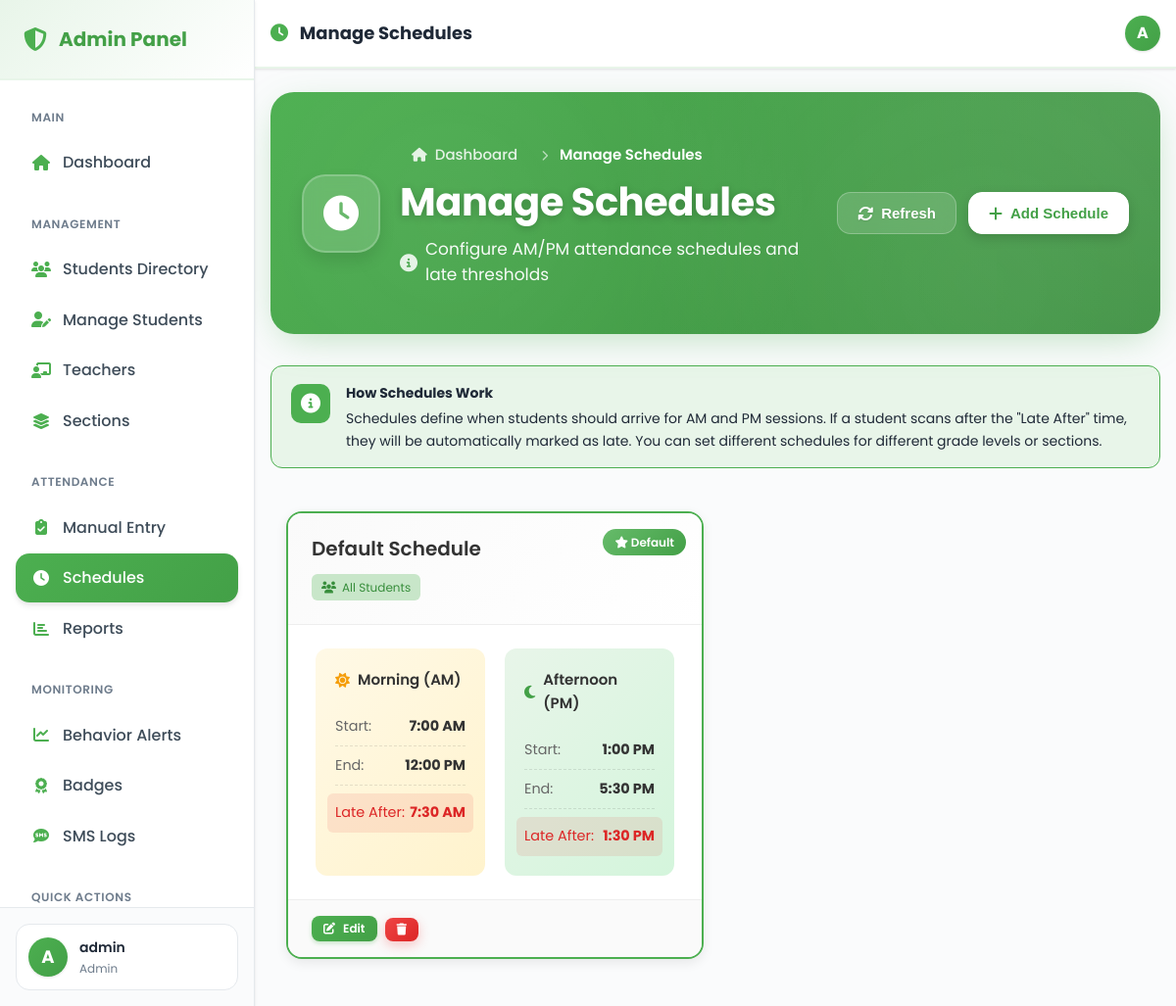
/admin/manage_schedules.php (signed in), run on the app's committed database.
### tables this page shows
CREATE TABLE `attendance_schedules` (
  `id` int NOT NULL,
  `schedule_name` varchar(100) NOT NULL DEFAULT 'Default Schedule',
  `grade_level` varchar(50) DEFAULT NULL COMMENT 'Specific grade level or NULL for all',
  `section_id` int DEFAULT NULL COMMENT 'Specific section or NULL for all',
  `morning_start` time NOT NULL DEFAULT '07:00:00',
  `morning_end` time NOT NULL DEFAULT '12:00:00',
  `morning_late_after` time NOT NULL DEFAULT '07:30:00' COMMENT 'Time after which student is marked late',
  `afternoon_start` time NOT NULL DEFAULT '13:00:00',
  `afternoon_end` time NOT NULL DEFAULT '17:00:00',
  `afternoon_late_after` time NOT NULL DEFAULT '13:30:00' COMMENT 'Time after which student is marked late',
  `is_default` tinyint(1) DEFAULT '0' COMMENT 'Default schedule if no specific match',
  `is_active` tinyint(1) DEFAULT '1',
  `created_at` timestamp NULL DEFAULT CURRENT_TIMESTAMP,
  `updated_at` timestamp NULL DEFAULT CURRENT_TIMESTAMP ON UPDATE CURRENT_TIMESTAMP
);

### admin/manage_schedules.php (the view, shortened to what this page needs)
<?php
require_once 'config.php';
$pageTitle = 'Manage Schedules';
$pageIcon = 'clock';
try {
    $schedulesStmt = $pdo->query("
        SELECT s.*, sec.section_name
        FROM attendance_schedules s
        LEFT JOIN sections sec ON s.section_id = sec.id
        ORDER BY s.is_default DESC, s.schedule_name
    ");
    $schedules = $schedulesStmt->fetchAll(PDO::FETCH_ASSOC);
} catch (Exception $e) {
    $schedules = [];
}
include 'includes/header_modern.php';
?>
<div class="page-header-enhanced">
    <div class="page-header-background">
        <div class="header-gradient-overlay"></div>
        <div class="header-pattern"></div>
    </div>
    <div class="page-header-content-enhanced">
        <div class="page-title-section">
            <div class="page-icon-enhanced">
                <i class="fas fa-<?php echo $pageIcon; ?>"></i>
            </div>
            <div class="page-title-content">
                <div class="breadcrumb-nav">
                    <a href="dashboard.php" class="breadcrumb-link">
                        <i class="fas fa-home"></i>
                        <span>Dashboard</span>
                    </a>
                    <i class="fas fa-chevron-right breadcrumb-separator"></i>
                    <span class="breadcrumb-current"><?php echo $pageTitle; ?></span>
                </div>
                <h1 class="page-title-enhanced"><?php echo $pageTitle; ?></h1>
                <p class="page-subtitle-enhanced">
                    <i class="fas fa-info-circle"></i>
                    <span>Configure AM/PM attendance schedules and late thresholds</span>
                </p>
            </div>
        </div>
        <div class="page-actions-enhanced">
            <button class="btn-header btn-header-secondary" onclick="window.location.reload()">
                <i class="fas fa-sync-alt"></i>
                <span>Refresh</span>
            </button>
            <button class="btn-header btn-header-primary" onclick="showAddScheduleModal()">
                <i class="fas fa-plus"></i>
                <span>Add Schedule</span>
            </button>
        </div>
    </div>
</div>
<div class="alert alert-info">
    <div class="alert-icon">
        <i class="fas fa-info-circle"></i>
    </div>
    <div class="alert-content">
        <strong>How Schedules Work</strong>
        <p style="margin: var(--space-1) 0 0; line-height: 1.6;">
            Schedules define when students should arrive for AM and PM sessions. If a student scans after the "Late After" time,
            they will be automatically marked as late. You can set different schedules for different grade levels or sections.
        </p>
    </div>
</div>
<div class="content-wrapper">
    <div class="schedules-grid">
        <?php if (empty($schedules)): ?>
            <div class="empty-state">
                <i class="fas fa-clock"></i>
                <h3>No Schedules Configured</h3>
                <p>Add a schedule to start tracking attendance times.</p>
            </div>
        <?php else: ?>
            <?php foreach ($schedules as $schedule): ?>
                <div class="schedule-card <?php echo $schedule['is_default'] ? 'default' : ''; ?> <?php echo !$schedule['is_active'] ? 'inactive' : ''; ?>">
                    <?php if ($schedule['is_default']): ?>
                        <div class="default-badge">
                            <i class="fas fa-star"></i> Default
                        </div>
                    <?php endif; ?>
                    <div class="schedule-header">
                        <h3><?php echo htmlspecialchars($schedule['schedule_name']); ?></h3>
                        <div class="schedule-meta">
                            <?php if (!$schedule['grade_level'] && !$schedule['section_name']): ?>
                                <span class="meta-badge all">
                                    <i class="fas fa-users"></i>
                                    All Students
                                </span>
                            <?php endif; ?>
                        </div>
                    </div>
                    <div class="schedule-times">
                        <div class="time-block am">
                            <div class="time-label">
                                <i class="fas fa-sun"></i> Morning (AM)
                            </div>
                            <div class="time-details">
                                <div class="time-row">
                                    <span>Start:</span>
                                    <strong><?php echo date('g:i A', strtotime($schedule['morning_start'])); ?></strong>
                                </div>
                                <div class="time-row">
                                    <span>End:</span>
                                    <strong><?php echo date('g:i A', strtotime($schedule['morning_end'])); ?></strong>
                                </div>
                                <div class="time-row late">
                                    <span>Late After:</span>
                                    <strong><?php echo date('g:i A', strtotime($schedule['morning_late_after'])); ?></strong>
                                </div>
                            </div>
                        </div>
                        <div class="time-block pm">
                            <div class="time-label">
                                <i class="fas fa-moon"></i> Afternoon (PM)
                            </div>
                            <div class="time-details">
                                <div class="time-row">
                                    <span>Start:</span>
                                    <strong><?php echo date('g:i A', strtotime($schedule['afternoon_start'])); ?></strong>
                                </div>
                                <div class="time-row">
                                    <span>End:</span>
                                    <strong><?php echo date('g:i A', strtotime($schedule['afternoon_end'])); ?></strong>
                                </div>
                                <div class="time-row late">
                                    <span>Late After:</span>
                                    <strong><?php echo date('g:i A', strtotime($schedule['afternoon_late_after'])); ?></strong>
                                </div>
                            </div>
                        </div>
                    </div>
                    <div class="schedule-actions">
                        <button type="button" class="btn btn-sm btn-primary"
                                onclick='editSchedule(<?php echo json_encode($schedule); ?>)'>
                            <i class="fas fa-edit"></i> Edit
                        </button>
                        <form method="POST" style="display:inline;"
                              onsubmit="return confirm('Delete this schedule?');">
                            <button type="submit" class="btn btn-sm btn-danger">
                                <i class="fas fa-trash"></i>
                            </button>
                        </form>
                    </div>
                </div>
            <?php endforeach; ?>
        <?php endif; ?>
    </div>
</div>
<?php include 'includes/footer_modern.php'; ?>

### css/modern-design.css (style rules this page uses)
:root { --primary-50: #eff6ff; --primary-100: #dbeafe; --primary-200: #bfdbfe; --primary-300: #93c5fd; --primary-400: #60a5fa; --primary-500: #3b82f6; --primary-600: #0ea5e9; --primary-700: #0284c7; --primary-800: #075985; --primary-900: #0c4a6e; --gray-50: #f9fafb; --gray-100: #f3f4f6; --gray-200: #e5e7eb; --gray-300: #d1d5db; --gray-400: #9ca3af; --gray-500: #6b7280; --gray-600: #4b5563; --gray-700: #374151; --gray-800: #1f2937; --gray-900: #111827; --success-50: #f0fdf4; --success-100: #dcfce7; --success-500: #22c55e; --success-600: #16a34a; --success-700: #15803d; --warning-50: #fffbeb; --warning-100: #fef3c7; --warning-500: #f59e0b; --warning-600: #d97706; --warning-700: #b45309; --error-50: #fef2f2; --error-100: #fee2e2; --error-500: #ef4444; --error-600: #dc2626; --error-700: #b91c1c; --info-50: #eff6ff; --info-100: #dbeafe; --info-500: #3b82f6; --info-600: #2563eb; --space-1: 0.25rem; --space-2: 0.5rem; --space-3: 0.75rem; --space-4: 1rem; --space-5: 1.25rem; --space-6: 1.5rem; --space-8: 2rem; --space-10: 2.5rem; --space-12: 3rem; --space-16: 4rem; --text-xs: 0.75rem; --text-sm: 0.875rem; --text-base: 1rem; --text-lg: 1.125rem; --text-xl: 1.25rem; --text-2xl: 1.5rem; --text-3xl: 1.875rem; --text-4xl: 2.25rem; --font-normal: 400; --font-medium: 500; --font-semibold: 600; --font-bold: 700; --radius-sm: 0.375rem; --radius-md: 0.5rem; --radius-lg: 0.75rem; --radius-xl: 1rem; --radius-2xl: 1.5rem; --radius-full: 9999px; --shadow-sm: 0 1px 2px 0 rgba(0, 0, 0, 0.05); --shadow-md: 0 4px 6px -1px rgba(0, 0, 0, 0.1), 0 2px 4px -1px rgba(0, 0, 0, 0.06); --shadow-lg: 0 10px 15px -3px rgba(0, 0, 0, 0.1), 0 4px 6px -2px rgba(0, 0, 0, 0.05); --shadow-xl: 0 20px 25px -5px rgba(0, 0, 0, 0.1), 0 10px 10px -5px rgba(0, 0, 0, 0.04); --transition-base: 150ms cubic-bezier(0.4, 0, 0.2, 1); --transition-slow: 300ms cubic-bezier(0.4, 0, 0.2, 1); }
* { margin: 0; padding: 0; box-sizing: border-box; }
html { -webkit-font-smoothing: antialiased; -moz-osx-font-smoothing: grayscale; }
body { font-family: 'Poppins', 'Inter', -apple-system, BlinkMacSystemFont, 'Segoe UI', sans-serif; font-size: var(--text-base); line-height: 1.6; color: var(--gray-900); background: var(--gray-50); }
h1, h2, h3, h4, h5, h6 { font-family: 'Poppins', sans-serif; font-weight: var(--font-bold); line-height: 1.2; color: var(--gray-900); }
h1 { font-size: var(--text-4xl); }
h3 { font-size: var(--text-2xl); }
p { margin-bottom: var(--space-4); line-height: 1.6; }
.btn { display: inline-flex; align-items: center; justify-content: center; gap: var(--space-2); padding: var(--space-3) var(--space-6); font-family: 'Poppins', sans-serif; font-size: var(--text-sm); font-weight: var(--font-semibold); line-height: 1; text-decoration: none; border: 1px solid transparent; border-radius: var(--radius-lg); cursor: pointer; transition: all var(--transition-base); white-space: nowrap; }
.btn-sm { padding: var(--space-2) var(--space-4); font-size: var(--text-xs); }
.btn-primary { background: var(--primary-600); color: white; border-color: var(--primary-600); }
.btn-danger { background: var(--error-600); color: white; border-color: var(--error-600); }
.alert { display: flex; align-items: flex-start; gap: var(--space-3); padding: var(--space-4); border-radius: var(--radius-lg); margin-bottom: var(--space-4); font-size: var(--text-sm); }
.alert-icon { font-size: var(--text-lg); margin-top: 2px; }
.alert-content { flex: 1; }
.alert-info { background: var(--info-50); color: var(--info-700); border: 1px solid var(--info-200); }
.alert-info .alert-icon { color: var(--info-600); }

### data on the page
attendance_schedules: is_default 1 (drawn), schedule_name "Default Schedule", shows "All Students", morning_start "7:00 AM", morning_end "12:00 PM", morning_late_after "7:30 AM", afternoon_start "1:00 PM", afternoon_end "5:30 PM", afternoon_late_after "1:30 PM"

### other printed values
substr($currentAdmin['username'], 0, 1) "A"
sanitizeOutput($currentAdmin['username']) "admin"
sanitizeOutput($currentAdmin['role']) "Admin"
$pageTitle "Manage Schedules"
